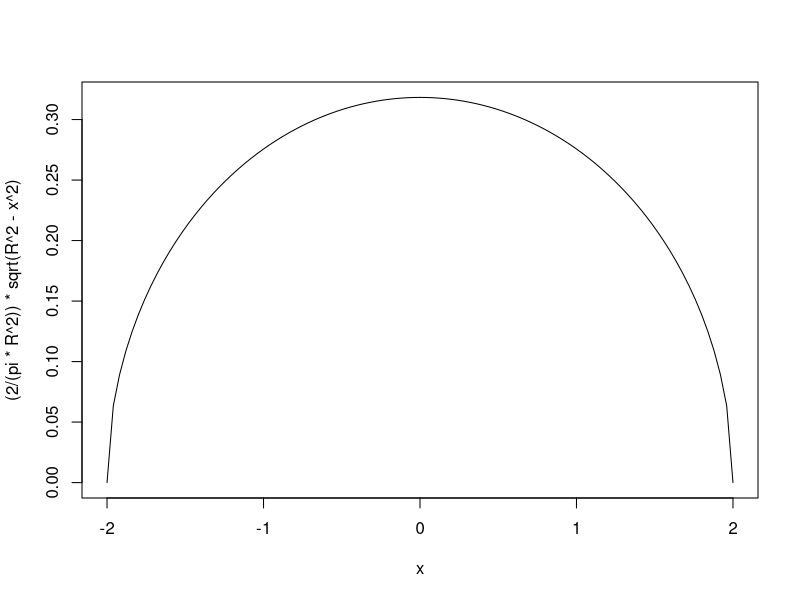
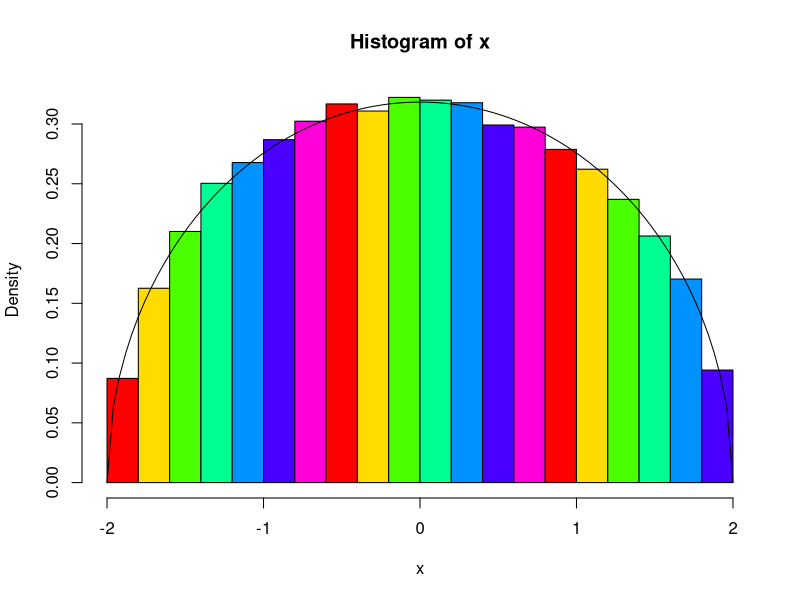

Source code (R) for these figures, in order:
R = 2
curve((2/(pi*R^2))*sqrt(R^2-x^2), xlim = c(-R, R))
x = runif(1)*2*R - R
m = (2/(pi*R^2))*R



fx = (2/(pi*R^2))*sqrt(R^2-x^2)

R = 2 
x = c()
n = 100000
for(i in 1:n)
{
u = runif(2)
Y = -R + (2*R)*u[2]
gY = (1/(R^2))*sqrt(R^2-Y^2)
if(u[1]<= gY)
{
  x[i] = Y
}
}
hist(x, freq = FALSE, col = rainbow(7))
curve((2/(pi*R^2))*sqrt(R^2-x^2), add = TRUE)

